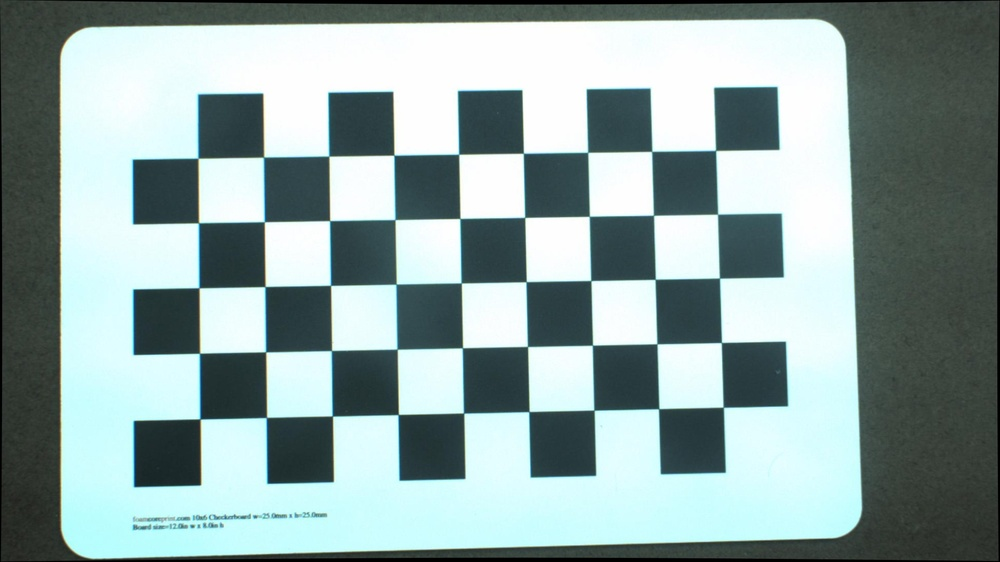
#> input picture calibration/calibration-01_undistorted.jpg, 1000 x 562 px, shrunk from 1920 x 1080 before the run
$ python draw-corners.py --input calibration-01_undistorted.jpg --output out.png
#> lines starting #> are read from the running program, lines starting #| are printed output that depends on the picture; after the words box and inside, x2 and y2 are one past the last pixel; in counts of white or black regions, pixels touching at a corner belong together
#
# D R A W C O R N E R S
# Draw corners on the image specified
#
# The image must include a checkerboard image
#

import cv2  # Import the OpenCV library to enable computer vision
import numpy as np  # Import the NumPy scientific computing library

import argparse
import sys

parser = argparse.ArgumentParser("Draw corners on checkerboard image")

parser.add_argument('-i', '--input', action="store", required=True, help="Input Image")
parser.add_argument('-o', '--output', action="store", required=True, help="Output Image")
parser.add_argument('-x', '--xsquares', action="store", default=10, required=False, help="Number of X squares")
parser.add_argument('-y', '--ysquares', action="store", default=6, required=False, help="Number of Y squares")
arguments = parser.parse_args()

# Original code before modifications
# Author: Addison Sears-Collins
# https://automaticaddison.com
# Description: Detect corners on a chessboard

filename = arguments.input

# Chessboard dimensions
number_of_squares_X = arguments.xsquares  # Number of chessboard squares along the x-axis
number_of_squares_Y = arguments.ysquares  # Number of chessboard squares along the y-axis
nX = number_of_squares_X - 1  # Number of interior corners along x-axis
nY = number_of_squares_Y - 1  # Number of interior corners along y-axis


def main():
    # Load an image
    image = cv2.imread(filename)
#> image is the input picture: shape (562, 1000, 3); mean B, G, R 161.5, 162.6, 142.9

    # Convert the image to grayscale
    gray = cv2.cvtColor(image, cv2.COLOR_BGR2GRAY)
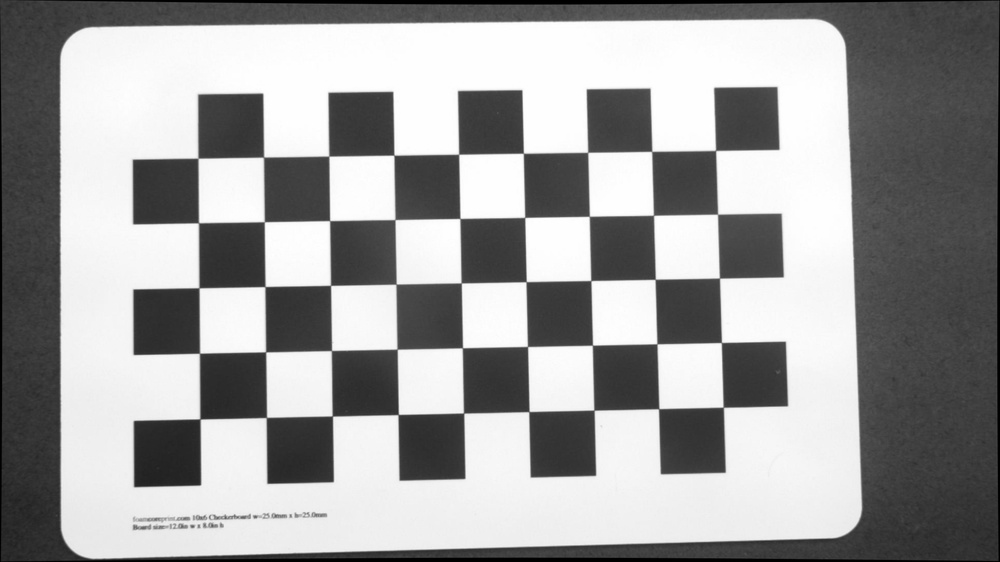
#> gray: shape (562, 1000); min 0, max 255, mean 156.6

    # Find the corners on the chessboard
    success, corners = cv2.findChessboardCorners(gray, (nY, nX), None)
#> success = True; corners = 45 rows, first 8: [717.1, 151.6], [716.3, 215.4], [718.6, 277.3], [720.7, 343.6], [721.9, 407.6], [650.3, 152.3], [654.7, 216.7], [655.5, 279.5]

    # If the corners are found by the algorithm, draw them
    if success:
        # Draw the corners
        cv2.drawChessboardCorners(image, (nY, nX), corners, success)
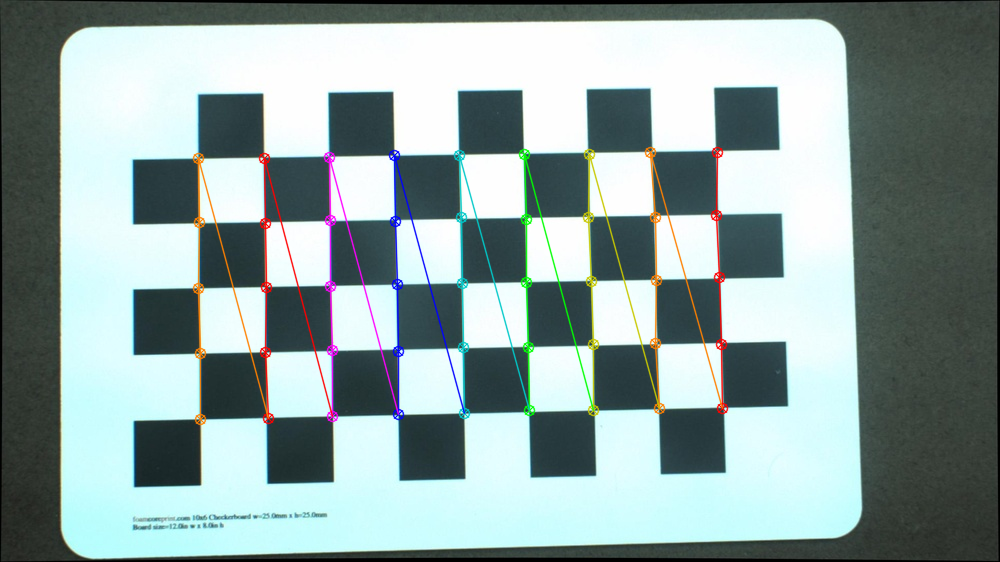
#> image: shape (562, 1000, 3); 3% of pixels changed, all inside (x1, y1, x2, y2) = (192, 146, 729, 426)

        # Save the new image in the working directory
        cv2.imwrite(arguments.output, image)

        # Display the image
        cv2.imshow("Image", image)

        # Display the window until any key is pressed
        cv2.waitKey(0)

        # Close all windows
        cv2.destroyAllWindows()
    else:
        print("Unable to locate corners in image")

main()
